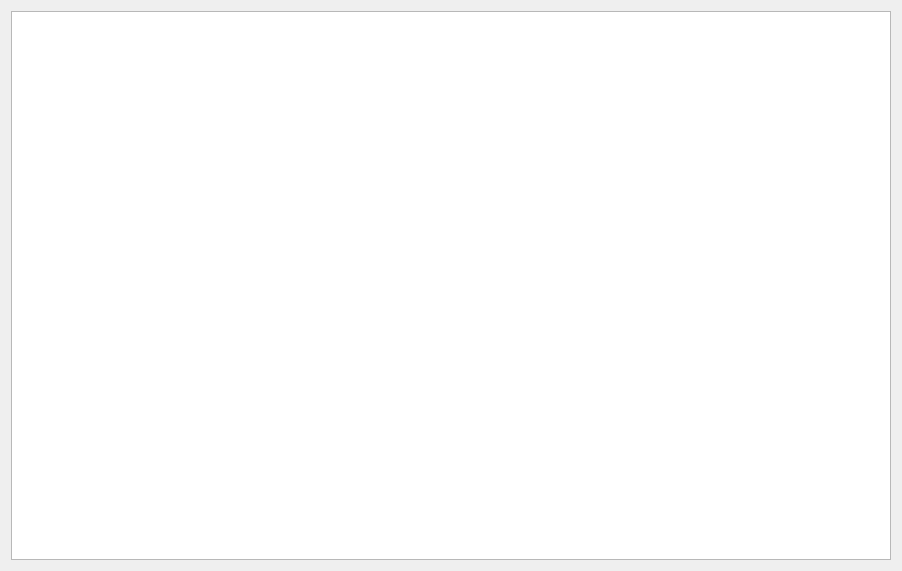
<?xml version="1.0" encoding="UTF-8"?>
<ui version="4.0">
 <class>CsvViewWindow</class>
 <widget class="QWidget" name="CsvViewWindow">
  <property name="geometry">
   <rect>
    <x>0</x>
    <y>0</y>
    <width>902</width>
    <height>571</height>
   </rect>
  </property>
  <property name="windowTitle">
   <string>Form</string>
  </property>
  <layout class="QVBoxLayout" name="verticalLayout">
   <item>
    <widget class="QTableWidget" name="tableWidget">
     <property name="autoFillBackground">
      <bool>true</bool>
     </property>
    </widget>
   </item>
  </layout>
 </widget>
 <resources/>
 <connections/>
</ui>
